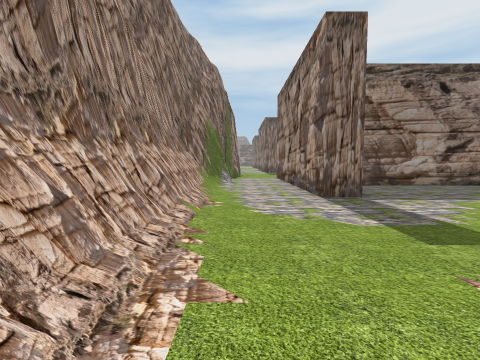
view 1 (above)

24 first-person views from a walk through a 3-D level made in the Unity game engine. The camera is 1.3 m above the floor, tilts 4° down and sees 85° across. The floor is counted in squares, 2 m on a side. Each view is taken from the middle of a square. On the plan, view 1 faces up. The plan holds only what a view shows up to about 9 squares ahead; the rest is blank. The place goes on beyond the plan. The player character is not drawn. Some animated figures are not drawn.

view 2
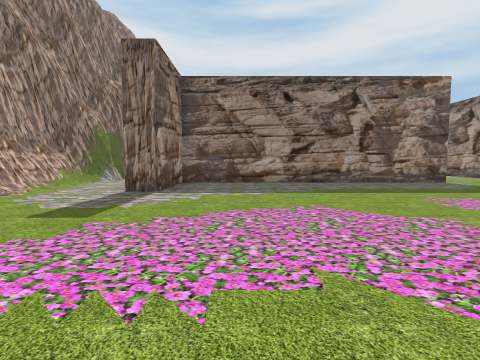

view 3
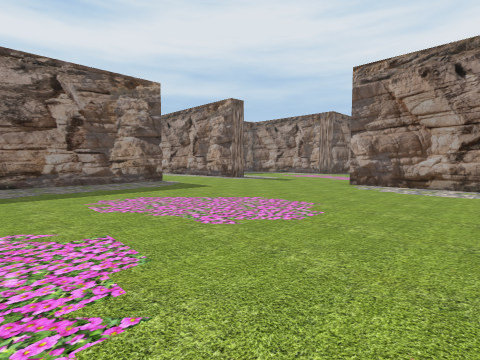

view 4
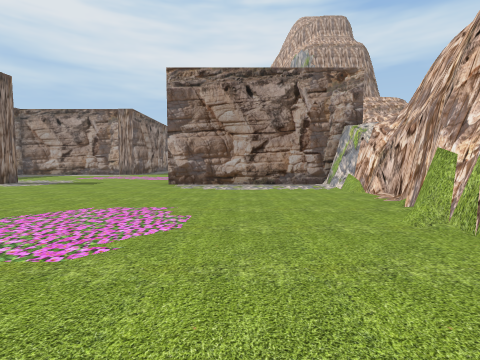

view 5
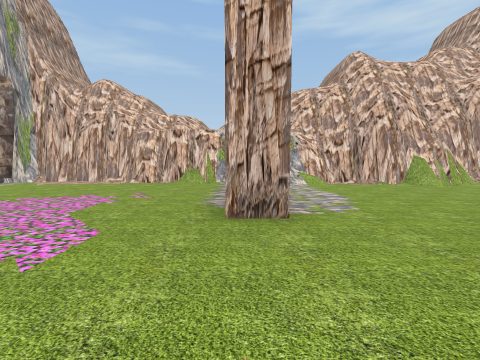

view 6
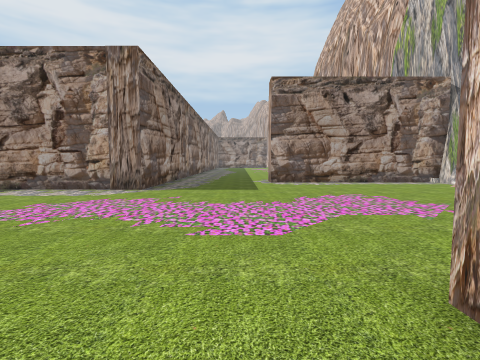

view 7
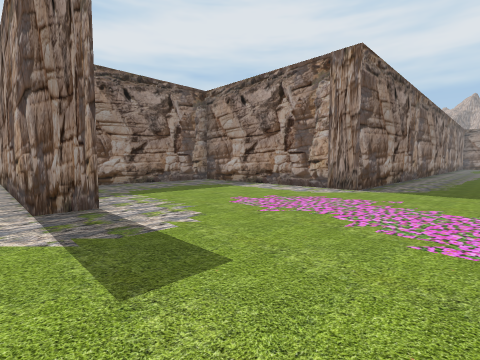

view 8
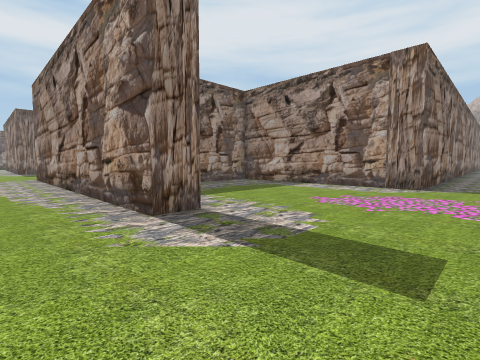

view 9
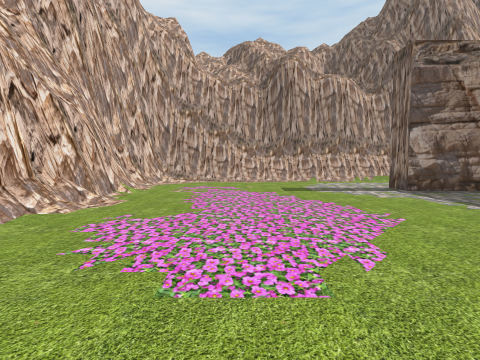

view 10
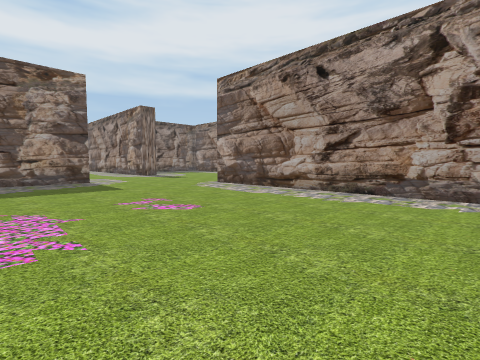

view 11
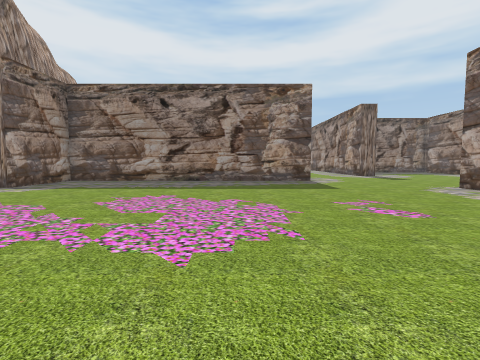

view 12
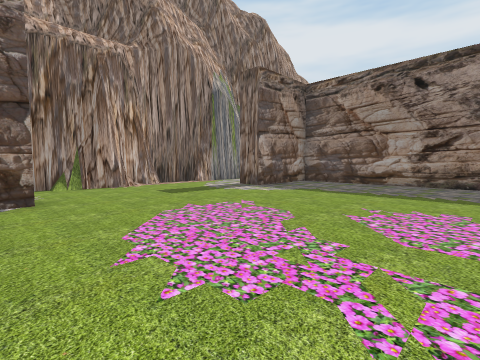

view 13
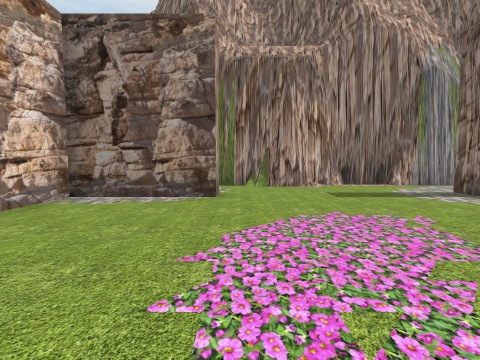

view 14
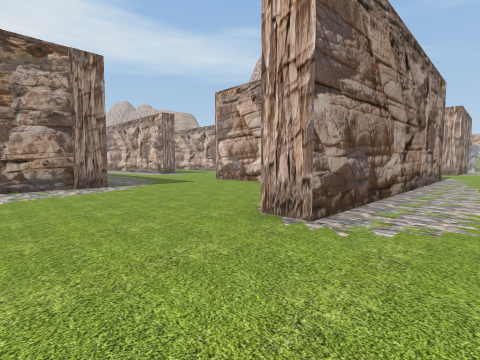

view 15
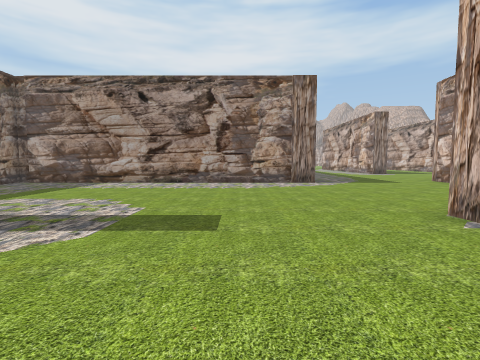

view 16
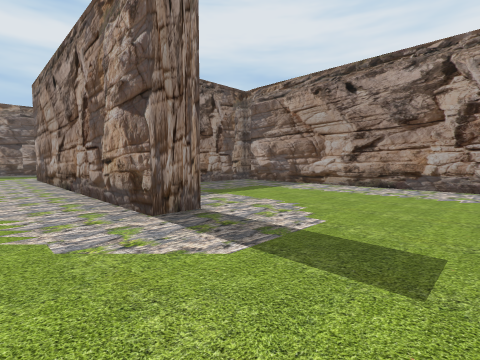

view 17
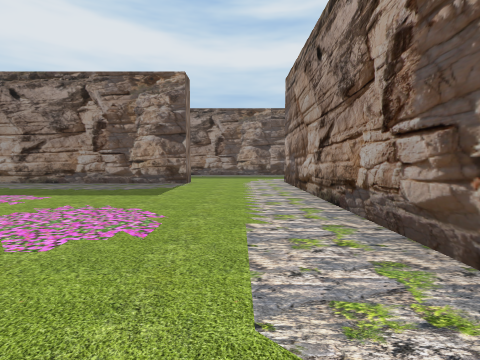

view 18
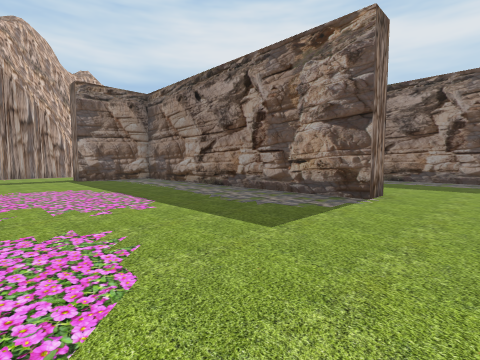

view 19
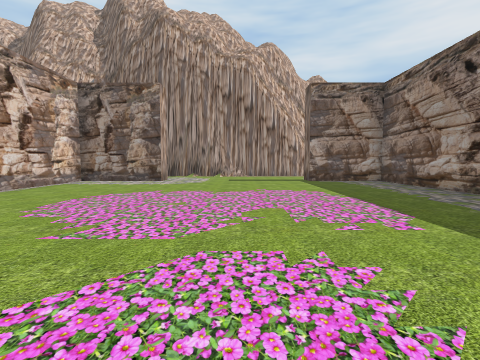

view 20
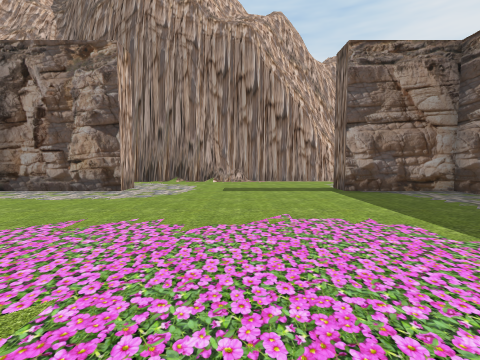

view 21
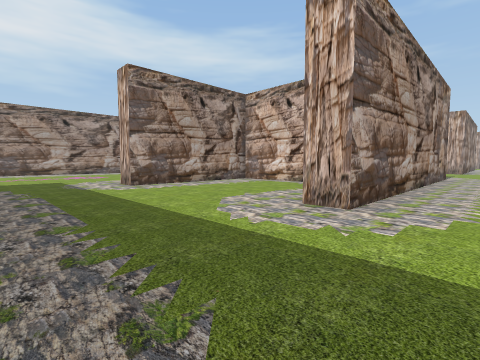

view 22
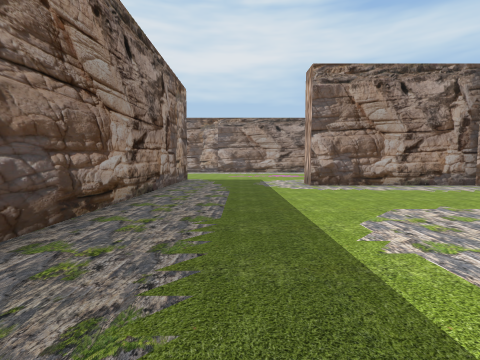

view 23
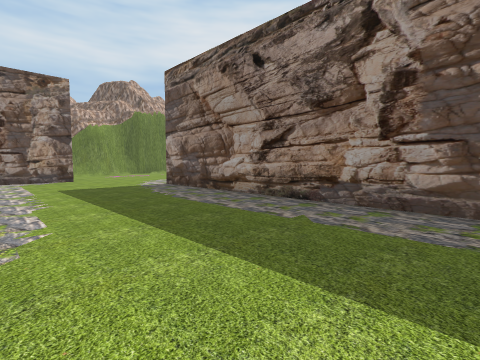

view 24
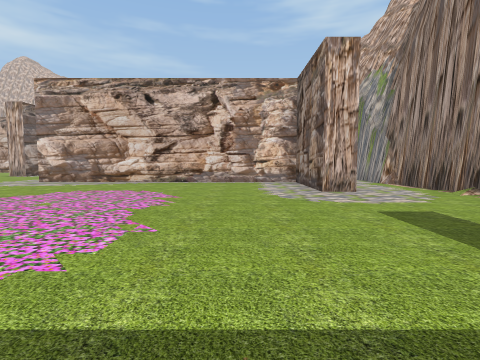

### Floor plan
Key: @ floor where view 1 was taken; # wall or solid block; . floor.
Columns run from 1 left of view 1 to 23 right of it. Each row starts with its distance up from view 1.
 34      .#################
 33     ...................
 32    #....................
 31    #....................
 30    #.................#.
 29    #########...#.....#
 28    #...........#.....#
 27 #. #...........# ....#
 26 #..............# ....#
 25 #..............#  ####
 24 #..............# ...#
 23 #..............# ...#
 22 #..............#....#
 21 #..#........ ..#....#
 20 #..#........ .......#
 19 #. #................#
 18 #  #########........#
 17 #. #................#
 16 #..#................#
 15 #..............#......
 14 #..............#......
 13 ##.............# .....
 12 ##.............#  ....
 11 #..............######
 10 #  #...........#....#
  9 #..#...  ......#....#
  8 #..#########...#....#
  7 #..#...........#....#
  6 #..#................#####
  5 #..#.....................
  4 #........................
  3 #.......................
  2 #..............#.......#
  1 #..............#.......#
  0 #@.............#.......#
 -1 #..............#.......#
 -2 ###########....#.......#
 -3          ##########....#
 -4                   ######

Where each view was taken, in squares from view 1:
view 1: 0 up, 0 right, facing up
view 2: 1 down, 4 right, facing up
view 3: 1 down, 6 right, facing up-right
view 4: 0 up, 6 right, facing right
view 5: 5 up, 14 right, facing down
view 6: 3 up, 13 right, facing right
view 7: 3 up, 13 right, facing up-right
view 8: 4 up, 12 right, facing up-right
view 9: 1 up, 8 right, facing left
view 10: 9 up, 8 right, facing up-right
view 11: 9 up, 8 right, facing up
view 12: 10 up, 7 right, facing up-left
view 13: 11 up, 7 right, facing left
view 14: 18 up, 12 right, facing down-right
view 15: 18 up, 11 right, facing right
view 16: 18 up, 12 right, facing up-right
view 17: 21 up, 12 right, facing up
view 18: 24 up, 12 right, facing up-left
view 19: 24 up, 11 right, facing left
view 20: 24 up, 8 right, facing left
view 21: 33 up, 12 right, facing down-right
view 22: 32 up, 12 right, facing right
view 23: 30 up, 12 right, facing up-left
view 24: 27 up, 4 right, facing down
